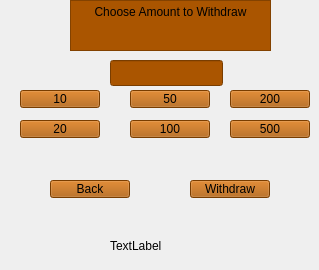
    <widget class="QWidget" name="page_9">
     <widget class="QPushButton" name="w20">
      <property name="geometry">
       <rect>
        <x>20</x>
        <y>120</y>
        <width>80</width>
        <height>18</height>
       </rect>
      </property>
      <property name="styleSheet">
       <string notr="true">color: rgb(0, 0, 0);
background-color: rgb(170, 85, 0);
font: 700 9pt &quot;Segoe UI&quot;;</string>
      </property>
      <property name="text">
       <string>20</string>
      </property>
     </widget>
     <widget class="QPushButton" name="w10">
      <property name="geometry">
       <rect>
        <x>20</x>
        <y>90</y>
        <width>80</width>
        <height>18</height>
       </rect>
      </property>
      <property name="styleSheet">
       <string notr="true">color: rgb(0, 0, 0);
background-color: rgb(170, 85, 0);
font: 700 9pt &quot;Segoe UI&quot;;</string>
      </property>
      <property name="text">
       <string>10</string>
      </property>
     </widget>
     <widget class="QPushButton" name="w50">
      <property name="geometry">
       <rect>
        <x>130</x>
        <y>90</y>
        <width>80</width>
        <height>18</height>
       </rect>
      </property>
      <property name="styleSheet">
       <string notr="true">color: rgb(0, 0, 0);
background-color: rgb(170, 85, 0);
font: 700 9pt &quot;Segoe UI&quot;;</string>
      </property>
      <property name="text">
       <string>50</string>
      </property>
     </widget>
     <widget class="QPushButton" name="w100">
      <property name="geometry">
       <rect>
        <x>130</x>
        <y>120</y>
        <width>80</width>
        <height>18</height>
       </rect>
      </property>
      <property name="styleSheet">
       <string notr="true">color: rgb(0, 0, 0);
background-color: rgb(170, 85, 0);
font: 700 9pt &quot;Segoe UI&quot;;</string>
      </property>
      <property name="text">
       <string>100</string>
      </property>
     </widget>
     <widget class="QPushButton" name="w200">
      <property name="geometry">
       <rect>
        <x>230</x>
        <y>90</y>
        <width>80</width>
        <height>18</height>
       </rect>
      </property>
      <property name="styleSheet">
       <string notr="true">color: rgb(0, 0, 0);
background-color: rgb(170, 85, 0);
font: 700 9pt &quot;Segoe UI&quot;;</string>
      </property>
      <property name="text">
       <string>200</string>
      </property>
     </widget>
     <widget class="QPushButton" name="w500">
      <property name="geometry">
       <rect>
        <x>230</x>
        <y>120</y>
        <width>80</width>
        <height>18</height>
       </rect>
      </property>
      <property name="styleSheet">
       <string notr="true">color: rgb(0, 0, 0);
background-color: rgb(170, 85, 0);
font: 700 9pt &quot;Segoe UI&quot;;</string>
      </property>
      <property name="text">
       <string>500</string>
      </property>
     </widget>
     <widget class="QPushButton" name="prevBack2">
      <property name="geometry">
       <rect>
        <x>50</x>
        <y>180</y>
        <width>80</width>
        <height>18</height>
       </rect>
      </property>
      <property name="styleSheet">
       <string notr="true">color: rgb(0, 0, 0);
background-color: rgb(170, 85, 0);
font: 700 9pt &quot;Segoe UI&quot;;</string>
      </property>
      <property name="text">
       <string>Back</string>
      </property>
     </widget>
     <widget class="QPushButton" name="nosta">
      <property name="geometry">
       <rect>
        <x>190</x>
        <y>180</y>
        <width>80</width>
        <height>18</height>
       </rect>
      </property>
      <property name="styleSheet">
       <string notr="true">color: rgb(0, 0, 0);
background-color: rgb(170, 85, 0);
font: 700 9pt &quot;Segoe UI&quot;;</string>
      </property>
      <property name="text">
       <string>Withdraw</string>
      </property>
     </widget>
     <widget class="QTextEdit" name="textEdit">
      <property name="geometry">
       <rect>
        <x>70</x>
        <y>0</y>
        <width>201</width>
        <height>51</height>
       </rect>
      </property>
      <property name="styleSheet">
       <string notr="true">color: rgb(0, 0, 0);
background-color: rgb(170, 85, 0);
font: 700 9pt &quot;Segoe UI&quot;;</string>
      </property>
      <property name="html">
       <string>&lt;!DOCTYPE HTML PUBLIC &quot;-//W3C//DTD HTML 4.0//EN&quot; &quot;http://www.w3.org/TR/REC-html40/strict.dtd&quot;&gt;
&lt;html&gt;&lt;head&gt;&lt;meta name=&quot;qrichtext&quot; content=&quot;1&quot; /&gt;&lt;meta charset=&quot;utf-8&quot; /&gt;&lt;style type=&quot;text/css&quot;&gt;
p, li { white-space: pre-wrap; }
hr { height: 1px; border-width: 0; }
li.unchecked::marker { content: &quot;\2610&quot;; }
li.checked::marker { content: &quot;\2612&quot;; }
&lt;/style&gt;&lt;/head&gt;&lt;body style=&quot; font-family:'Segoe UI'; font-size:9pt; font-weight:700; font-style:normal;&quot;&gt;
&lt;p align=&quot;center&quot; style=&quot; margin-top:0px; margin-bottom:0px; margin-left:0px; margin-right:0px; -qt-block-indent:0; text-indent:0px;&quot;&gt;&lt;span style=&quot; font-weight:400;&quot;&gt;Choose Amount to Withdraw&lt;/span&gt;&lt;/p&gt;&lt;/body&gt;&lt;/html&gt;</string>
      </property>
     </widget>
     <widget class="QLabel" name="withdraw_status">
      <property name="geometry">
       <rect>
        <x>110</x>
        <y>230</y>
        <width>121</width>
        <height>31</height>
       </rect>
      </property>
      <property name="styleSheet">
       <string notr="true">color: rgb(0, 0, 0);

font: 700 9pt &quot;Segoe UI&quot;;</string>
      </property>
      <property name="text">
       <string>TextLabel</string>
      </property>
     </widget>
     <widget class="QLineEdit" name="withdraw_amount">
      <property name="geometry">
       <rect>
        <x>110</x>
        <y>60</y>
        <width>113</width>
        <height>26</height>
       </rect>
      </property>
      <property name="layoutDirection">
       <enum>Qt::LayoutDirection::LeftToRight</enum>
      </property>
      <property name="styleSheet">
       <string notr="true">color: rgb(0, 0, 0);
background-color: rgb(170, 85, 0);
font: 700 9pt &quot;Segoe UI&quot;;</string>
      </property>
      <property name="alignment">
       <set>Qt::AlignmentFlag::AlignCenter</set>
      </property>
     </widget>
    </widget>
